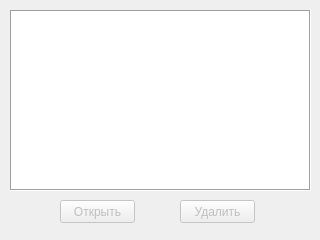
<?xml version="1.0" encoding="UTF-8"?>
<ui version="4.0">
 <class>Models</class>
 <widget class="QDialog" name="Models">
  <property name="windowModality">
   <enum>Qt::WindowModal</enum>
  </property>
  <property name="geometry">
   <rect>
    <x>0</x>
    <y>0</y>
    <width>320</width>
    <height>240</height>
   </rect>
  </property>
  <property name="minimumSize">
   <size>
    <width>320</width>
    <height>240</height>
   </size>
  </property>
  <property name="maximumSize">
   <size>
    <width>320</width>
    <height>240</height>
   </size>
  </property>
  <property name="windowTitle">
   <string>Выбрать модель из существующих</string>
  </property>
  <widget class="QListWidget" name="list_models">
   <property name="geometry">
    <rect>
     <x>10</x>
     <y>10</y>
     <width>301</width>
     <height>181</height>
    </rect>
   </property>
   <property name="minimumSize">
    <size>
     <width>301</width>
     <height>181</height>
    </size>
   </property>
   <property name="maximumSize">
    <size>
     <width>301</width>
     <height>181</height>
    </size>
   </property>
   <property name="frameShape">
    <enum>QFrame::Box</enum>
   </property>
  </widget>
  <widget class="QPushButton" name="open">
   <property name="enabled">
    <bool>false</bool>
   </property>
   <property name="geometry">
    <rect>
     <x>60</x>
     <y>200</y>
     <width>75</width>
     <height>23</height>
    </rect>
   </property>
   <property name="text">
    <string>Открыть</string>
   </property>
  </widget>
  <widget class="QPushButton" name="pushButton_2">
   <property name="enabled">
    <bool>false</bool>
   </property>
   <property name="geometry">
    <rect>
     <x>180</x>
     <y>200</y>
     <width>75</width>
     <height>23</height>
    </rect>
   </property>
   <property name="text">
    <string>Удалить</string>
   </property>
  </widget>
 </widget>
 <resources/>
 <connections/>
</ui>
